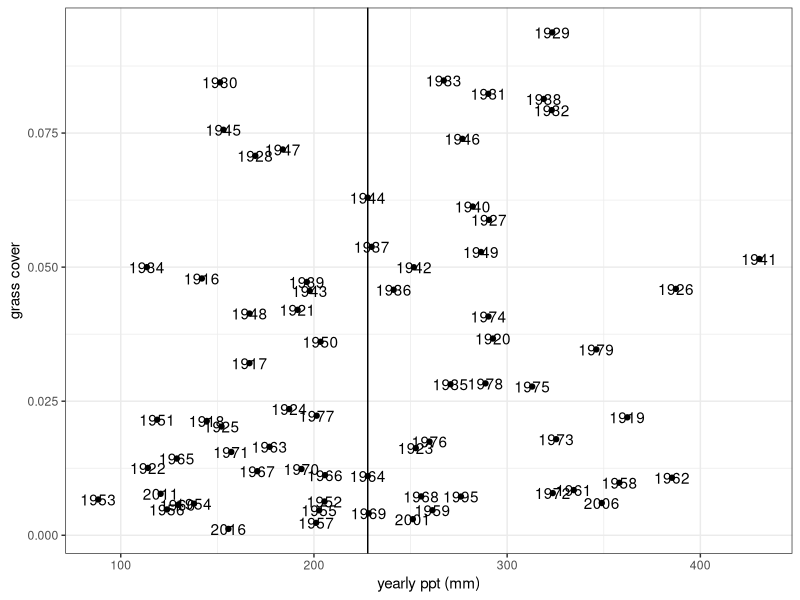

Write R code to recreate this figure.
library(ggplot2)

grass = read.csv('data/grass_median_yearly.csv')

climate = read.csv('data/climate_variables.csv')

both = merge(grass, climate, by.x = 'project_year', by.y='water_yr')

grassppt = ggplot(both, aes(x=yearly_ppt_mm, y = median_grass)) +
  geom_point() +
  geom_text(aes(label = project_year)) +
  geom_vline(xintercept = median(both$yearly_ppt_mm)) +
  #geom_hline(yintercept = median(both$median_grass)) +
  xlab('yearly ppt (mm)') +
  ylab('grass cover') +
  theme_bw()

grassppt
